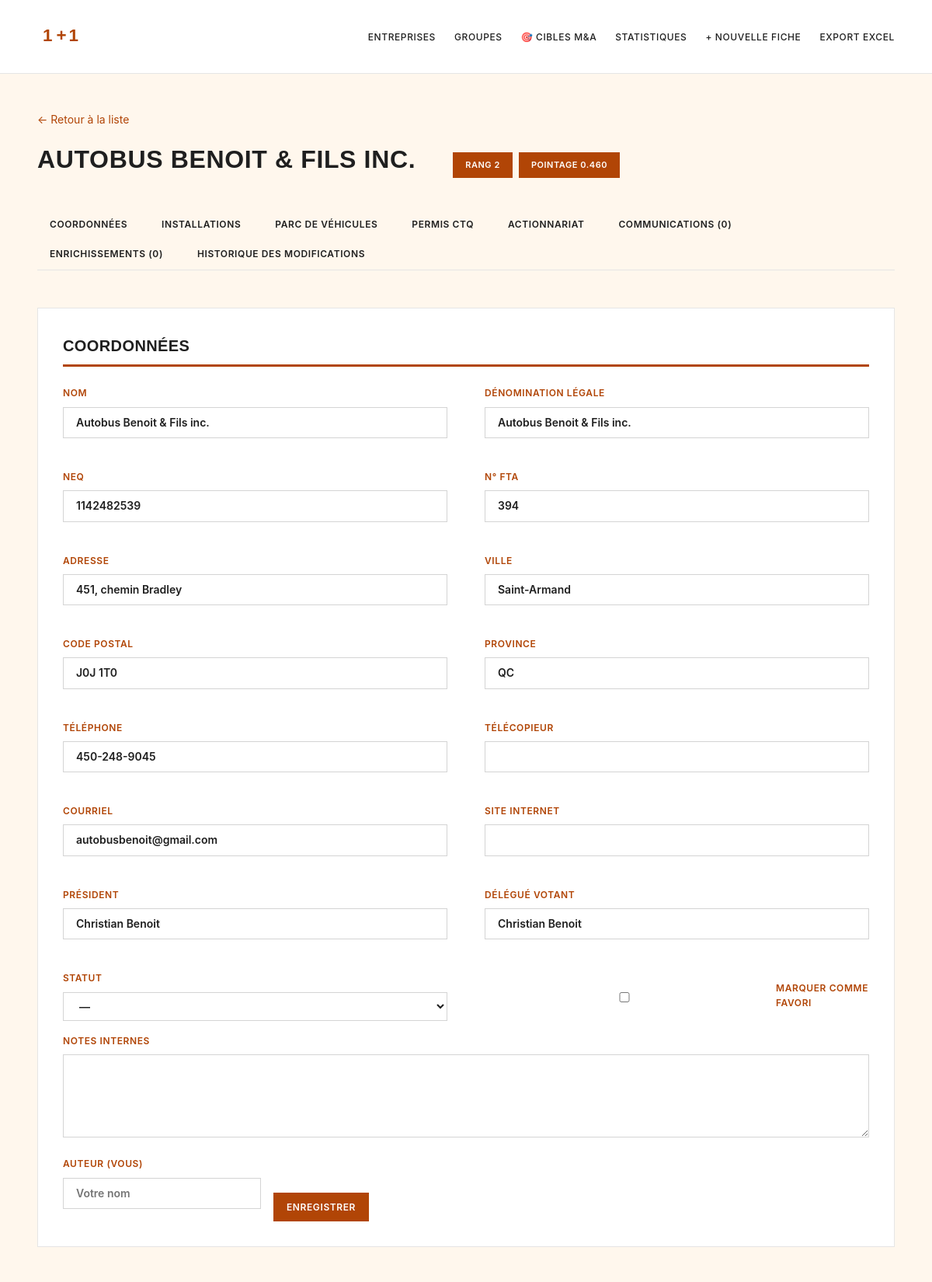
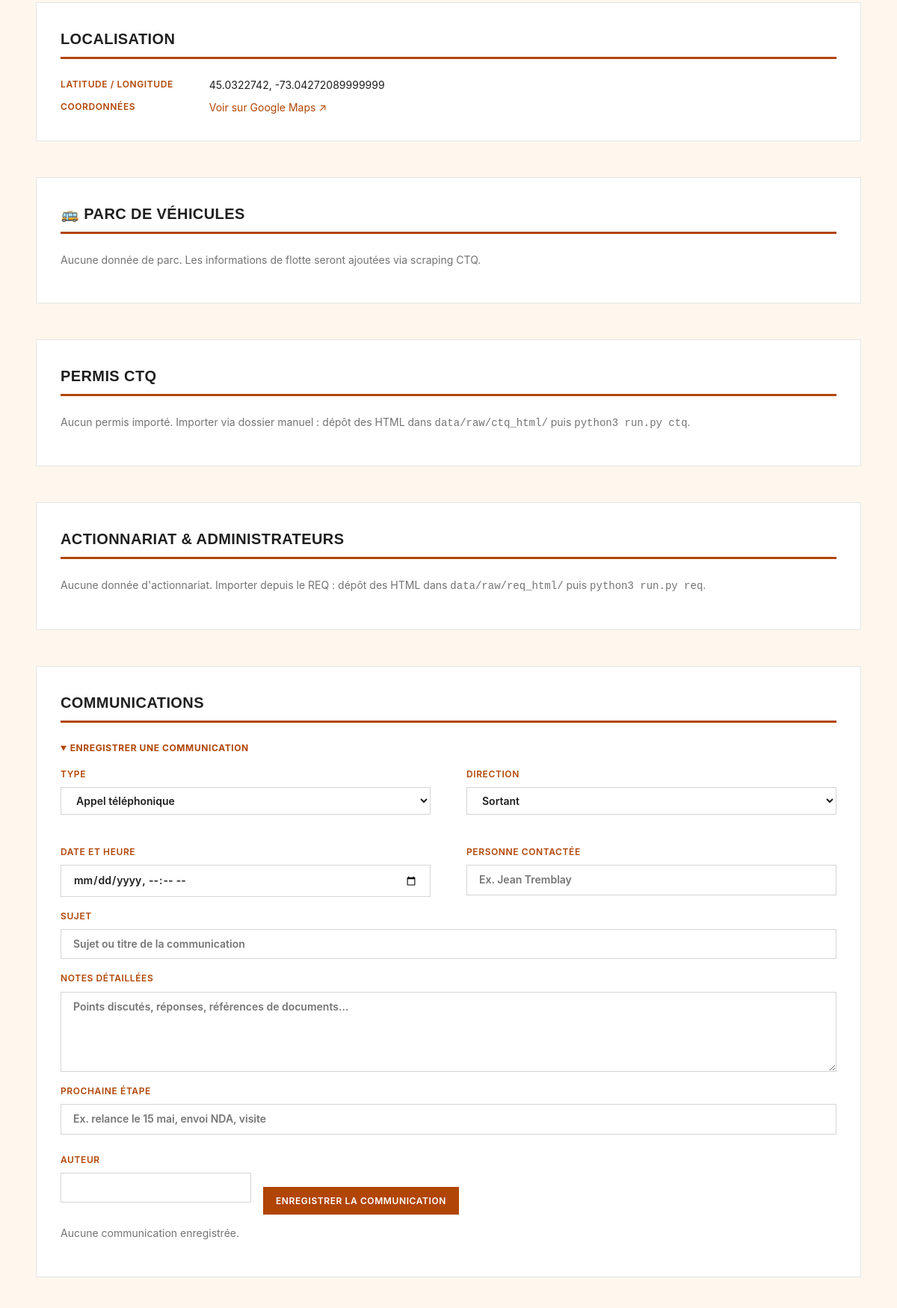
The page /op/145 (upper part) on the database its author committed (2 pictures, top to bottom).
### tables this page shows
CREATE TABLE operators (
    id              INTEGER PRIMARY KEY AUTOINCREMENT,
    fta_no          TEXT UNIQUE,
    name            TEXT NOT NULL,
    legal_name      TEXT,
    neq             TEXT,
    address         TEXT,
    city            TEXT,
    postal          TEXT,
    province        TEXT,
    phone           TEXT,
    fax             TEXT,
    email           TEXT,
    website         TEXT,
    president       TEXT,
    delegue_votant  TEXT,
    lat             REAL,
    lng             REAL,
    place_id        TEXT,
    group_id        INTEGER REFERENCES groups(id),
    group_reason    TEXT,            -- why assigned to this group
    notes           TEXT,
    created_at      TEXT DEFAULT CURRENT_TIMESTAMP,
    updated_at      TEXT DEFAULT CURRENT_TIMESTAMP
, status TEXT, owner_flag INTEGER, last_contact_at TEXT);

CREATE TABLE scores (
    operator_id         INTEGER PRIMARY KEY REFERENCES operators(id) ON DELETE CASCADE,
    size_score          REAL,
    independence_score  REAL,
    clarity_score       REAL,
    succession_score    REAL,
    ma_fit_score        REAL,
    rank                INTEGER,
    rationale           TEXT,
    scored_at           TEXT DEFAULT CURRENT_TIMESTAMP
);

### src/webapp.py (the view)
@app.route("/op/<int:op_id>")
def op_detail(op_id: int):
    db = get_db()
    op = db.execute("""
        SELECT o.*, g.name AS group_name, g.kind AS group_kind,
               g.is_excluded AS group_excluded,
               s.rank, s.ma_fit_score, s.size_score, s.independence_score,
               s.clarity_score, s.succession_score, s.rationale
        FROM operators o
        LEFT JOIN groups g ON o.group_id = g.id
        LEFT JOIN scores s ON s.operator_id = o.id
        WHERE o.id = ?
    """, (op_id,)).fetchone()
    if not op:
        abort(404)
    facility = db.execute(
        "SELECT * FROM facility WHERE operator_id=? ORDER BY id DESC LIMIT 1",
        (op_id,)).fetchone()
    fleet = db.execute(
        "SELECT * FROM fleet WHERE operator_id=? ORDER BY id DESC",
        (op_id,)).fetchall()
    permits = db.execute(
        "SELECT * FROM permits WHERE operator_id=? ORDER BY permit_type",
        (op_id,)).fetchall()
    ownership = db.execute(
        "SELECT * FROM ownership WHERE operator_id=? ORDER BY role, entity_name",
        (op_id,)).fetchall()
    comms = db.execute(
        "SELECT * FROM communications WHERE operator_id=? "
        "ORDER BY occurred_at DESC, id DESC", (op_id,)).fetchall()
    enrichments = db.execute(
        "SELECT * FROM enrichments WHERE operator_id=? "
        "ORDER BY created_at DESC", (op_id,)).fetchall()
    edits = db.execute(
        "SELECT * FROM edit_log WHERE operator_id=? "
        "ORDER BY created_at DESC LIMIT 50", (op_id,)).fetchall()
    return render_template("op_detail.html",
                           op=op, facility=facility, fleet=fleet,
                           permits=permits, ownership=ownership,
                           comms=comms, enrichments=enrichments, edits=edits)

### src/templates/op_detail.html (shortened to what this page needs)
{% extends "base.html" %}
{% block content %}
<p class="muted"><a href="{{ url_for('index') }}">← Retour à la liste</a></p>
<header class="op-header">
  <h1>
    {{ op['name'] }}
  </h1>
  <div class="badges">
    {% if op['rank'] %}<span class="badge">Rang {{ op['rank'] }}</span>{% endif %}
    {% if op['ma_fit_score'] is not none %}
      <span class="badge">Pointage {{ '%.3f' % op['ma_fit_score'] }}</span>
    {% endif %}
  </div>
</header>
<nav class="tabs">
  <a href="#coordonnees">Coordonnées</a>
  <a href="#installations">Installations</a>
  <a href="#fleet">Parc de véhicules</a>
  <a href="#permis">Permis CTQ</a>
  <a href="#actionnariat">Actionnariat</a>
  <a href="#communications">Communications ({{ comms|length }})</a>
  <a href="#enrichissements">Enrichissements ({{ enrichments|length }})</a>
  <a href="#historique">Historique des modifications</a>
</nav>
<section id="coordonnees" class="card">
  <h2>Coordonnées</h2>
  <form method="post" action="{{ url_for('op_edit', op_id=op['id']) }}">
    <div class="grid2">
      <label>Nom
        <input name="name" value="{{ op['name'] or '' }}" required>
      </label>
      <label>Dénomination légale
        <input name="legal_name" value="{{ op['legal_name'] or '' }}">
      </label>
      <label>NEQ
        <input name="neq" value="{{ op['neq'] or '' }}" pattern="\d{10}" maxlength="10">
      </label>
      <label>N° FTA
        <input value="{{ op['fta_no'] or '' }}" disabled>
      </label>
      <label>Adresse
        <input name="address" value="{{ op['address'] or '' }}">
      </label>
      <label>Ville
        <input name="city" value="{{ op['city'] or '' }}">
      </label>
      <label>Code postal
        <input name="postal" value="{{ op['postal'] or '' }}">
      </label>
      <label>Province
        <input name="province" value="{{ op['province'] or 'QC' }}">
      </label>
      <label>Téléphone
        <input name="phone" value="{{ op['phone'] or '' }}">
      </label>
      <label>Télécopieur
        <input name="fax" value="{{ op['fax'] or '' }}">
      </label>
      <label>Courriel
        <input name="email" type="email" value="{{ op['email'] or '' }}">
      </label>
      <label>Site Internet
        <input name="website" value="{{ op['website'] or '' }}">
      </label>
      <label>Président
        <input name="president" value="{{ op['president'] or '' }}">
      </label>
      <label>Délégué votant
        <input name="delegue_votant" value="{{ op['delegue_votant'] or '' }}">
      </label>
      <label>Statut
        <select name="status">
          <option value="">—</option>
        </select>
      </label>
      <label class="check">
        <input type="checkbox" name="owner_flag" value="1" {% if op['owner_flag'] %}checked{% endif %}>
        Marquer comme favori
      </label>
    </div>
    <label>Notes internes
      <textarea name="notes" rows="4">{{ op['notes'] or '' }}</textarea>
    </label>
    <div class="row">
      <label>Auteur (vous)
        <input name="author" value="{{ author }}" placeholder="Votre nom" required>
      </label>
      <button type="submit">Enregistrer</button>
    </div>
  </form>
</section>
<section id="installations" class="card">
  <h2>Localisation</h2>
  {% if op['lat'] and op['lng'] %}
    <dl class="kv">
      <dt>Latitude / Longitude</dt>
      <dd>{{ op['lat'] }}, {{ op['lng'] }}</dd>
      <dt>Coordonnées</dt>
      <dd><a href="https://maps.google.com/?q={{ op['lat'] }},{{ op['lng'] }}" target="_blank">Voir sur Google Maps ↗</a></dd>
    </dl>
  {% else %}
    <p class="muted">Coordonnées géographiques non disponibles.</p>
  {% endif %}
</section>
<section id="fleet" class="card">
  <h2>🚌 Parc de véhicules</h2>
  {% if fleet %}
    {% set latest_fleet = fleet[0] %}
    <div style="display: grid; grid-template-columns: repeat(2, 1fr); gap: 1rem;">
      <div style="background: #f5f5f5; padding: 1rem; border-radius: 4px;">
        <div style="font-size: 32px; font-weight: bold; color: #d8534a;">{{ latest_fleet['buses_scolaire'] or 0 }}</div>
        <div style="font-size: 12px; color: #666; margin-top: 0.25rem;">Autobus scolaires</div>
      </div>
      <div style="background: #f5f5f5; padding: 1rem; border-radius: 4px;">
        <div style="font-size: 32px; font-weight: bold; color: #d8534a;">{{ latest_fleet['buses_coach'] or 0 }}</div>
        <div style="font-size: 12px; color: #666; margin-top: 0.25rem;">Autobus nolisés/interurbains</div>
      </div>
      <div style="background: #f5f5f5; padding: 1rem; border-radius: 4px;">
        <div style="font-size: 32px; font-weight: bold; color: #d8534a;">{{ latest_fleet['buses_adapte'] or 0 }}</div>
        <div style="font-size: 12px; color: #666; margin-top: 0.25rem;">Transport adapté</div>
      </div>
      <div style="background: #f5f5f5; padding: 1rem; border-radius: 4px;">
        <div style="font-size: 32px; font-weight: bold; color: #d8534a;">{{ latest_fleet['buses_urbain'] or 0 }}</div>
        <div style="font-size: 12px; color: #666; margin-top: 0.25rem;">Transport urbain</div>
      </div>
    </div>
    <div style="margin-top: 1rem; padding: 0.75rem; background: #e8f4f8; border-left: 3px solid #0066cc; font-size: 14px;">
      <strong>Total :</strong> {{ latest_fleet['total'] or 0 }} véhicules
      <br><span style="font-size: 12px; color: #666;">Source : {{ latest_fleet['source'] }} — Mise à jour : {{ latest_fleet['as_of_date'] or '—' }}</span>
    </div>
  {% else %}
    <p class="muted">Aucune donnée de parc. Les informations de flotte seront ajoutées via scraping CTQ.</p>
  {% endif %}
</section>
<section id="permis" class="card">
  <h2>Permis CTQ</h2>
  {% if permits %}
    <table class="grid">
      <thead><tr><th>Type</th><th>N° permis</th><th>Véhicules déclarés</th><th>Statut</th></tr></thead>
      <tbody>
      {% for p in permits %}
        <tr>
          <td>{{ PERMIT_LABELS.get(p['permit_type'], p['permit_type']) }}</td>
          <td>{{ p['permit_no'] or '—' }}</td>
          <td class="num">{{ p['declared_vehicles'] or '—' }}</td>
          <td>{{ p['status'] or '—' }}</td>
        </tr>
      {% endfor %}
      </tbody>
    </table>
  {% else %}
    <p class="muted">Aucun permis importé. Importer via dossier manuel :
      dépôt des HTML dans <code>data/raw/ctq_html/</code> puis
      <code>python3 run.py ctq</code>.</p>
  {% endif %}
</section>
<section id="actionnariat" class="card">
  <h2>Actionnariat &amp; administrateurs</h2>
  {% if ownership %}
    <table class="grid">
      <thead><tr><th>Rôle</th><th>Nom</th><th>Type</th><th>% détenu</th><th>Source</th></tr></thead>
      <tbody>
      {% for o in ownership %}
        <tr>
          <td>{{ o['role'] }}</td>
          <td>{{ o['entity_name'] }}</td>
          <td>{{ o['entity_type'] or '—' }}</td>
          <td class="num">{{ (o['pct'] ~ ' %') if o['pct'] else '—' }}</td>
          <td class="muted small">{{ o['source'] }}</td>
        </tr>
      {% endfor %}
      </tbody>
    </table>
  {% else %}
    <p class="muted">Aucune donnée d'actionnariat. Importer depuis le REQ :
      dépôt des HTML dans <code>data/raw/req_html/</code> puis
      <code>python3 run.py req</code>.</p>
  {% endif %}
</section>
<section id="communications" class="card">
  <h2>Communications</h2>
  <details open>
    <summary><strong>Enregistrer une communication</strong></summary>
    <form method="post" action="{{ url_for('comm_add', op_id=op['id']) }}">
      <div class="grid2">
        <label>Type
          <select name="kind">
            {% for v, lbl in COMM_KIND_CHOICES %}
              <option value="{{v}}">{{lbl}}</option>
            {% endfor %}
          </select>
        </label>
        <label>Direction
          <select name="direction">
            {% for v, lbl in COMM_DIR_CHOICES %}<option value="{{v}}">{{lbl}}</option>{% endfor %}
          </select>
        </label>
        <label>Date et heure
          <input type="datetime-local" name="occurred_at">
        </label>
        <label>Personne contactée
          <input name="contact" placeholder="Ex. Jean Tremblay">
        </label>
      </div>
      <label>Sujet
        <input name="subject" placeholder="Sujet ou titre de la communication">
      </label>
      <label>Notes détaillées
        <textarea name="notes" rows="4"
          placeholder="Points discutés, réponses, références de documents…"></textarea>
      </label>
      <label>Prochaine étape
        <input name="next_step" placeholder="Ex. relance le 15 mai, envoi NDA, visite">
      </label>
      <div class="row">
        <label>Auteur
          <input name="author" value="{{ author }}" required>
        </label>
        <button type="submit">Enregistrer la communication</button>
      </div>
    </form>
  </details>
  {% if comms %}
    <ul class="timeline">
      {% for c in comms %}
        <li>
          <div class="timeline-head">
            <strong>{{ dict(COMM_KIND_CHOICES).get(c['kind'], c['kind']) }}</strong>
            <span class="muted small">· {{ c['direction'] or '' }} · {{ c['occurred_at'] }}</span>
            {% if c['contact'] %}<span class="muted small">· {{ c['contact'] }}</span>{% endif %}
            <span class="muted small">· par {{ c['author'] or '—' }}</span>
          </div>
          {% if c['subject'] %}<div><em>{{ c['subject'] }}</em></div>{% endif %}
          {% if c['notes'] %}<div class="pre">{{ c['notes'] }}</div>{% endif %}
          {% if c['next_step'] %}<div>→ <strong>Prochaine étape :</strong> {{ c['next_step'] }}</div>{% endif %}
          <form method="post" action="{{ url_for('comm_delete', cid=c['id']) }}"
                onsubmit="return confirm('Supprimer cette communication ?')">
            <button class="btn-ghost small" type="submit">Supprimer</button>
          </form>
        </li>
      {% endfor %}
    </ul>
  {% else %}
    <p class="muted">Aucune communication enregistrée.</p>
  {% endif %}
</section>
{% endblock %}

### rows shown on the page
operators: name "AUTOBUS BENOIT & FILS INC.", name "Autobus Benoit & Fils inc.", legal_name "Autobus Benoit & Fils inc.", neq "1142482539", fta_no "394", address "451, chemin Bradley", city "Saint-Armand", postal "J0J 1T0", province "QC", phone "450-248-9045", email "autobusbenoit@gmail.com", president "Christian Benoit", delegue_votant "Christian Benoit", lat "45.0322742", lng "-73.04272089999999"
scores: rank "2", ma_fit_score "0.460"

### other values the page prints
{{ comms|length }} "0"
{{ enrichments|length }} "0"
form field kind "Appel téléphonique"
form field direction "Sortant"
